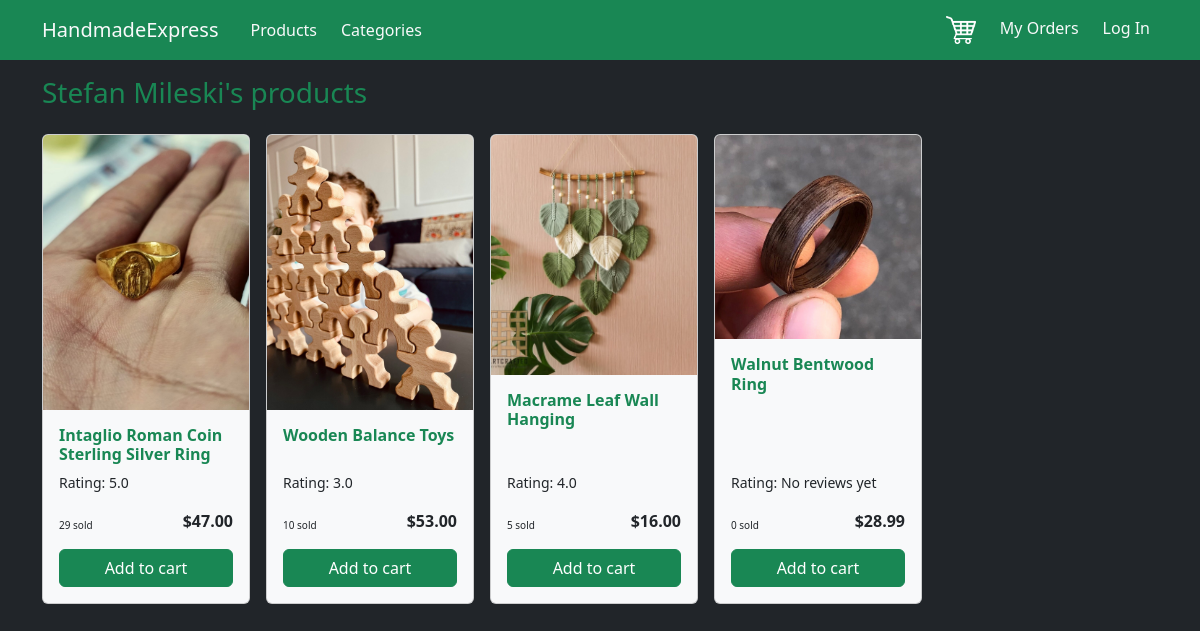
Screenshot of /seller/stefanmileski with the database file from the repository.
### ShopApp/models.py (models this page shows, shortened)
class CustomUser(models.Model):
    user = models.OneToOneField(User, on_delete=models.CASCADE, primary_key=True, related_name='profile')
    address = models.CharField(max_length=200)
    phone = models.CharField(max_length=200)
    display_name = models.CharField(max_length=200)
    image = models.ImageField(upload_to='uploaded/', default='default.png')

class Product(models.Model):
    name = models.CharField(max_length=200)
    price = models.DecimalField(decimal_places=2, max_digits=10, validators=[MinValueValidator(0)])
    quantity = models.PositiveIntegerField(validators=[MinValueValidator(0)])
    description = models.TextField()
    image = models.ImageField(upload_to='uploaded/')
    category = models.ForeignKey(Category, on_delete=models.CASCADE)
    material = models.ForeignKey(Material, on_delete=models.CASCADE)
    color = models.ForeignKey(Color, on_delete=models.CASCADE)
    seller = models.ForeignKey(CustomUser, on_delete=models.CASCADE, related_name='products')
    created_at = models.DateTimeField(auto_now_add=True)
    sold = models.IntegerField(default=0)
    slug = models.SlugField(default="", blank=True, db_index=True)
    class Meta:
        unique_together = ['seller', 'slug']
    def calculate_average_rating(self):
        if len(self.reviews.all()) == 0:
            return 'No reviews yet'
        total = 0
        for review in self.reviews.all():
            total += review.rating
        return total / len(self.reviews.all()) if len(self.reviews.all()) > 0 else 0

class Review(models.Model):
    created_at = models.DateTimeField(auto_now_add=True)
    updated_at = models.DateTimeField(auto_now=True)
    rating = models.PositiveIntegerField(validators=[MinValueValidator(1), MaxValueValidator(5)])
    comment = models.TextField(null=True, blank=True)
    image = models.ImageField(upload_to='uploaded/', null=True, blank=True)
    customer = models.ForeignKey(CustomUser, on_delete=models.CASCADE)
    product = models.ForeignKey(Product, on_delete=models.CASCADE, related_name='reviews')
    class Meta:
        unique_together = ['customer', 'product']

### ShopApp/views.py (the view)
# urls.py: path('seller/<str:seller_username>', views.seller_profile, name='seller_profile'),
def seller_profile(request, seller_username):
    seller = CustomUser.objects.get(user__username=seller_username)
    seller_products = list(seller.products.all())
    s_after_apostrophe = not seller.display_name.endswith('s')
    return render(request, 'ShopApp/seller_profile.html', {
        "seller": seller,
        "products": seller_products,
        "s_after_apostrophe": s_after_apostrophe,
    })

### ShopApp/templates/ShopApp/seller_profile.html (shortened to what this page needs)
{% extends 'base.html' %}
{% block content %}
    <div class="d-flex">
        <h3 class="text-success me-4">{{ seller.display_name }}{% if s_after_apostrophe %}'s
        {% else %}'
        {% endif %}
            products
        </h3>
    </div>
    <div class="mt-3 d-flex">
        {% for product in products %}
            {% include "ShopApp/includes/product.html" %}
        {% endfor %}
    </div>
{% endblock %}

### ShopApp/templates/ShopApp/includes/product.html (shortened to what this page needs)
<div class="card bg-light me-3" style="width: 13rem;">
    <a href="{% url 'product_detail' product.slug %}">
        <img src="{{ product.image.url }}" class="card-img-top" alt="{{ product.name }}">
    </a>
    <div class="card-body d-flex flex-column justify-content-between">
        <div>
            <a href="{% url 'product_detail' product.slug %}" class="text-decoration-none text-success">
                <h6 class="fw-bold card-title">{{ product.name }}</h6>
            </a>
        </div>
        <div class="d-flex flex-column justify-content-end">
            <p style="font-size: 14px">Rating: {{ product.calculate_average_rating }}</p>
            <div class="d-flex justify-content-between">
                <p class="align-self-end" style="font-size: 10px">{{ product.sold }} sold</p>
                <p class="fw-bold align-self-end">${{ product.price }}</p>
            </div>
            <form class="align-self-center w-100" action="{% url 'add_to_cart' %}" method="post">
                <button type="submit" class="btn btn-success w-100">Add to cart</button>
            </form>
        </div>
    </div>
</div>

### rows the page displays
CustomUser: display_name "Stefan Mileski"
Product: image (picture), name "Intaglio Roman Coin Sterling Silver Ring", calculate_average_rating "5.0", sold "29", price "47.00"
Product: image (picture), name "Wooden Balance Toys", calculate_average_rating "3.0", sold "10", price "53.00"
Product: image (picture), name "Macrame Leaf Wall Hanging", calculate_average_rating "4.0", sold "5", price "16.00"
Product: image (picture), name "Walnut Bentwood Ring", calculate_average_rating "No reviews yet", sold "0", price "28.99"
